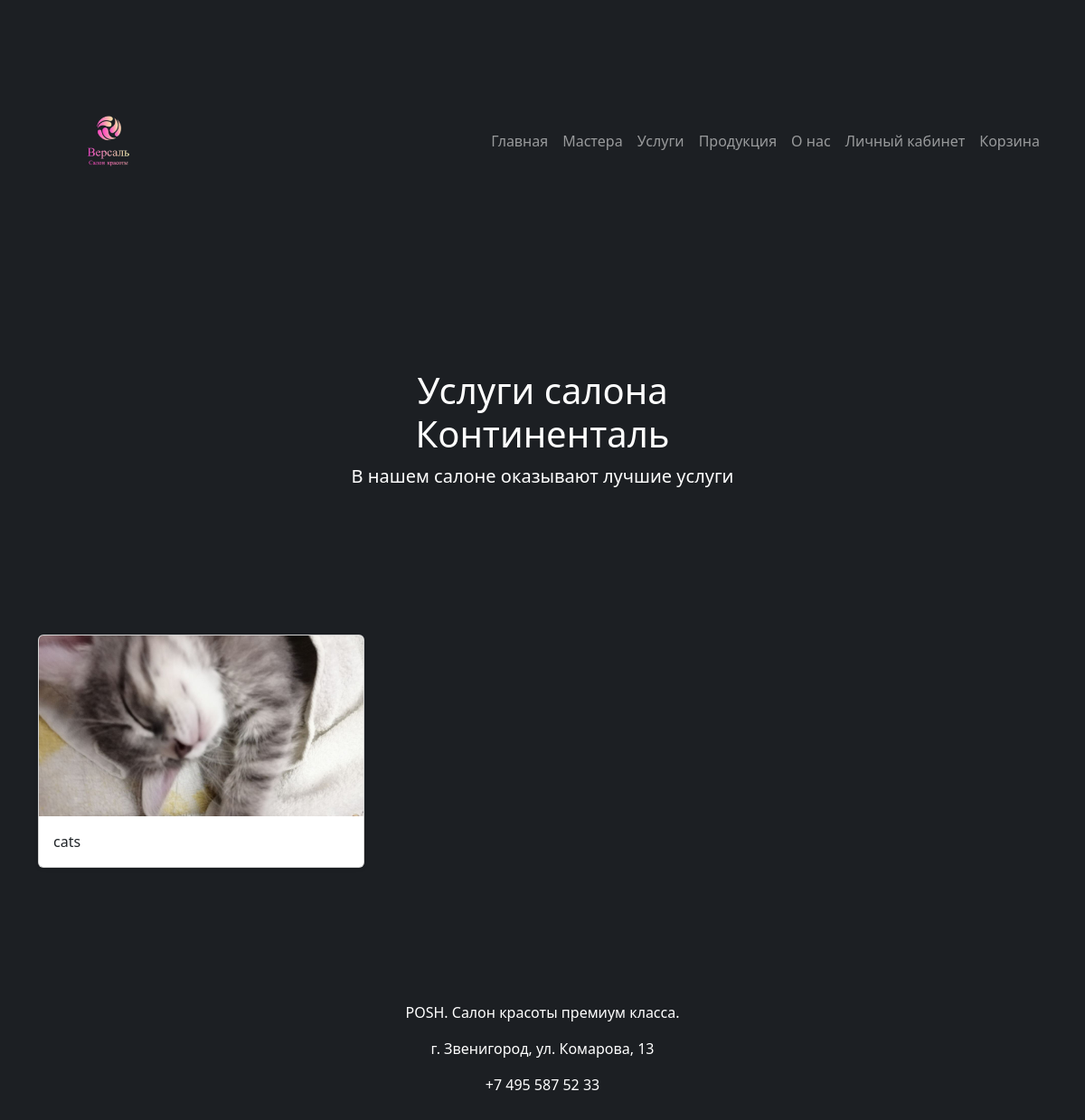
/servicies/, run on an earlier commit of the app's database.
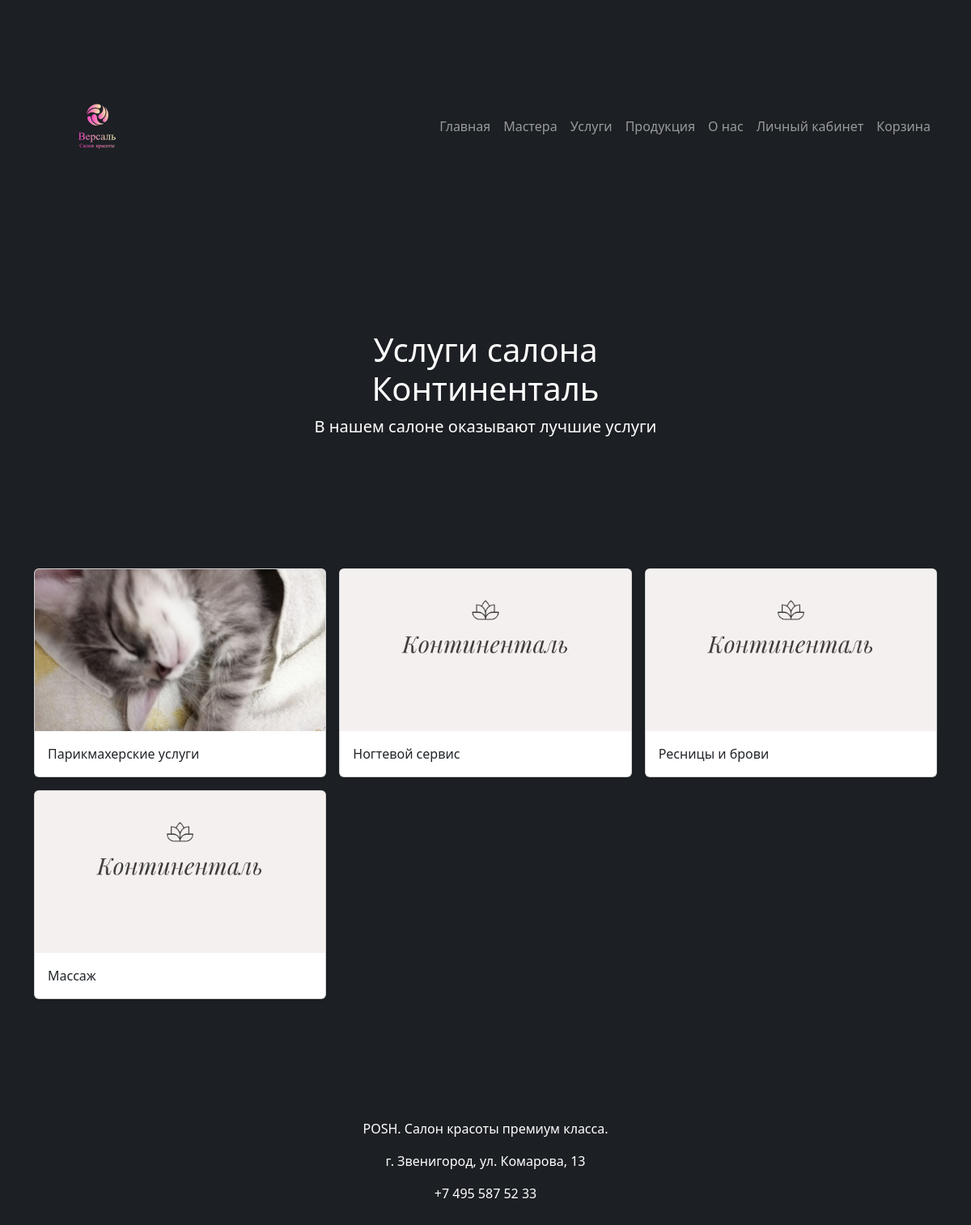
And on a later commit of the database.
### services/models.py (models this page shows, shortened)
class Categories(models.Model):
    title = models.CharField(verbose_name='Категория', max_length=50)
    photo = models.ImageField(verbose_name='Фотография', upload_to='images/')
    slug = models.SlugField(verbose_name='URL', max_length=50, unique=True, db_index=True)
    class Meta:
        verbose_name = 'Категория'
        verbose_name_plural = 'Категории'

### services/views.py (the view)
# urls.py: path('', views.services_list, name='services_list'),
def services_list(request):
    all_categories = Categories.objects.all()
    return render(request, 'services/categories_list.html', {'all_categories': all_categories})

### services/templates/services/categories_list.html (shortened to what this page needs)
{% extends 'main/main_layout.html' %}
{% load static %}
{% block css_link %}
    <link rel="stylesheet" href="{% static 'masters/css/style.css' %}">
{% endblock %}
{% block content %}
<section class="py-5 text-center container">
        <div class="row py-lg-5">
            <div class="col-lg-6 col-md-8 mx-auto">
                <h1 class="fw-light text-white">Услуги салона Континенталь</h1>
                <p class="lead text-white">В нашем салоне оказывают лучшие услуги</p>
            </div>
        </div>
    </section>
    <div class="album py-5">
        <div class="container">
            <div class="row row-cols-1 row-cols-sm-2 row-cols-md-3 g-3">
                {% for category in all_categories %}
                    <div class="col">
                        <a href="{% url 'category_info' category.slug %}" class="card-link">
                            <div class="card shadow-sm">
                                <img
                                        src="{{category.photo.url}}"
                                        alt="{{category.title}}"
                                        class="bd-placeholder-img card-img-top master-image"
                                />
                                <div class="card-body">
                                  <p class="card-text">{{category.title}}</p>
                                </div>
                            </div>
                        </a>
                    </div>
                {% endfor %}
            </div>
        </div>
    </div>
{% endblock %}

### main/templates/main/main_layout.html (shortened to what this page needs)
{% load static %}
<!DOCTYPE html>
<html lang="ru">
<head>
    <link href="https://cdn.jsdelivr.net/npm/bootstrap@5.3.3/dist/css/bootstrap.min.css" rel="stylesheet">
    <link href="{% static 'main/css/main_style.css' %}" rel="stylesheet">
    {% block css_link %} {% endblock %}
</head>
<body>
<header>
    <nav class="navbar navbar-expand-lg navbar-dark static-top">
        <div class="container">
            <a class="navbar-brand" href="{%url 'home_page' %}">
                <img src="{% static 'main/img/logo.png' %}" alt="logo" class="header-logo">
            </a>
            <div class="collapse navbar-collapse" id="navbarSupportedContent">
                <ul class="navbar-nav ms-auto">
                    <li class="nav-item">
                        <a class="nav-link" aria-current="page" href="{%url 'home_page' %}">Главная</a>
                    </li>
                    <li class="nav-item">
                        <a class="nav-link" href="{%url 'masters_list' %}">Мастера</a>
                    </li>
                    <li class="nav-item">
                        <a class="nav-link" aria-current="page" href="{%url 'services_list' %}">Услуги</a>
                    </li>
                    <li class="nav-item">
                        <a class="nav-link" href="{%url 'products_list' %}">Продукция</a>
                    </li>
                    <li class="nav-item">
                        <a class="nav-link" href="{%url 'about' %}">О нас</a>
                    </li>
                    <li class="nav-item">
                        <a class="nav-link" href="{%url 'login' %}">Личный кабинет</a>
                    </li>
                    <li class="nav-item">
                        <a class="nav-link" href="{%url 'cart' %}">Корзина</a>
                    </li>
                </ul>
            </div>
        </div>
    </nav>
</header>
{% block content %} {% endblock %}
<footer>
    <div class="container">
        <div class="col-12">
            <p class="text-center text-white">POSH. Салон красоты премиум класса.</p>
            <p class="text-center text-white">г. Звенигород, ул. Комарова, 13</p>
            <p class="text-center text-white">+7 495 587 52 33</p>
        </div>
    </div>
</footer>
</body>
</html>

### main/static/main/css/main_style.css (style rules this page uses)
body { background-color: #1c1f23; }
header, section, footer { padding: 100px 0; }
.header-logo { max-width: 20vh; max-height: 20vh; }
nav ul { list-style-type: none; display: flex; justify-content: space-around; }
ul a { color: whitesmoke; text-decoration: none; }

### masters/static/masters/css/style.css (style rules this page uses)
.card-link { text-decoration: none; color: inherit; transition: transform 0.2s; }
.master-image { width: 100%; height: 200px; object-fit: cover; }

What changed in the data, as far as the page shows it:
changed Categories: title "cats" → "Парикмахерские услуги"
added Categories: photo (picture), title "Ногтевой сервис"
added Categories: photo (picture), title "Ресницы и брови"
added Categories: photo (picture), title "Массаж"
